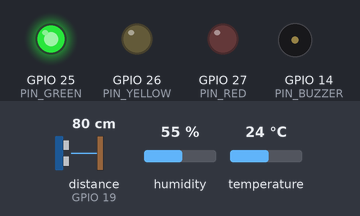
The program below on a simulated ESP32. Parts: output pins drawn as LEDs (lit = HIGH), buzzer (waves = sounding, pin HIGH). Wiring (inferred from the names in the program): ultrasonic range finder: trigger GPIO 18; echo GPIO 19. The test bench sets the inputs (shaded band); at power-on: distance to the obstacle (sensor on GPIO 19) 80 cm, temperature 24 °C, humidity 55 %. The echo pulse lasts 58.3 µs per cm; pins used as bus, display or sensor lines are not drawn; what the program prints to the serial monitor is not drawn.

Above: at 1.7 s.
1.8 s: distance to the obstacle (sensor on GPIO 19) set to 33 cm
3.5 s: distance to the obstacle (sensor on GPIO 19) set to 27 cm
At 6.1 s:
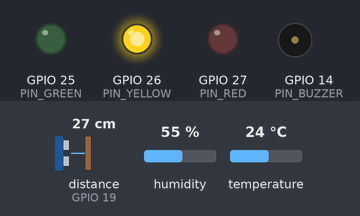
7.0 s: distance to the obstacle (sensor on GPIO 19) set to 4 cm
At 9.2 s:
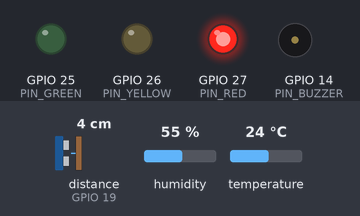
10.5 s: temperature set to 9 °C
14.0 s: distance to the obstacle (sensor on GPIO 19) set to 9 cm
17.5 s: temperature set to 12 °C
Timing chart, 0 to 22.0 s (numbered marks = the images above; inputs shaded):
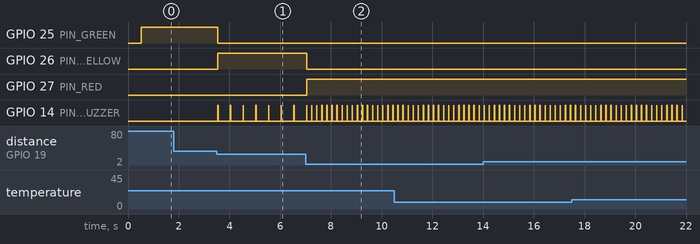

The program:

main.cpp
```cpp
/**
 * =========================================================
 *  Chaleco Inteligente – ESP32 Dev
 * =========================================================
 *  Sensores:
 *    HC-SR04  (ultrasonidos)  TRIG=18  ECHO=19
 *    DHT11    (temp/humedad)  DATA=13
 *    Semáforo LED             VERDE=25  AMARILLO=26  ROJO=27
 *    Buzzer activo THDZ       GPIO14
 *
 *  Lógica de distancia:
 *    > 30 cm  → LED verde  + silencio
 *    10-30 cm → LED amarillo + 2 pitidos/segundo
 *    < 10 cm  → LED rojo  + 5 pitidos/segundo
 *
 *  Por consola (115200 baud) cada 2 s:
 *    Distancia, temperatura y humedad
 * =========================================================
 */

#include <Arduino.h>
#include <DHT.h>

// ── Pines ────────────────────────────────────────────────
#define PIN_GREEN    25
#define PIN_YELLOW   26
#define PIN_RED      27

#define PIN_TRIG     18
#define PIN_ECHO     19

#define PIN_DHT      13
#define DHT_TYPE     DHT11

#define PIN_BUZZER   14

// ── Umbrales de distancia (cm) ────────────────────────────
#define DIST_FAR     30
#define DIST_NEAR    10

// ── Buzzer ────────────────────────────────────────────────
#define BEEP_MS        10   // duración de cada pitido (ms)

// ── Objetos ───────────────────────────────────────────────
DHT dht(PIN_DHT, DHT_TYPE);

// ── Variables globales ────────────────────────────────────
float    g_distance  = 0.0f;
float    g_tempC     = 0.0f;
float    g_humidity  = 0.0f;

unsigned long g_lastDistMs   = 0;
unsigned long g_lastDHTMs    = 0;
unsigned long g_lastBuzzerMs = 0;
bool          g_buzzerOn     = false;

// ── Prototipos ────────────────────────────────────────────
float measureDistance();
void  updateLEDs(float dist);
void  updateBuzzer(float dist);
void  readDHT();
void  printSerial();

// =========================================================
void setup() {
  Serial.begin(115200);
  delay(500);

  // LEDs semáforo
  pinMode(PIN_GREEN,  OUTPUT);
  pinMode(PIN_YELLOW, OUTPUT);
  pinMode(PIN_RED,    OUTPUT);
  digitalWrite(PIN_GREEN,  LOW);
  digitalWrite(PIN_YELLOW, LOW);
  digitalWrite(PIN_RED,    LOW);

  // HC-SR04
  pinMode(PIN_TRIG, OUTPUT);
  pinMode(PIN_ECHO, INPUT);
  digitalWrite(PIN_TRIG, LOW);

  // DHT11
  dht.begin();

  // Buzzer (aseguramos que esté en silencio al inicio)
  pinMode(PIN_BUZZER, OUTPUT);
  digitalWrite(PIN_BUZZER, LOW);

  Serial.println();
  Serial.println(F("==========================================="));
  Serial.println(F("  Chaleco Inteligente – ESP32 iniciado"));
  Serial.println(F("  HC-SR04 | DHT11 | Semaforo | Buzzer activo"));
  Serial.println(F("==========================================="));
}

// =========================================================
void loop() {
  unsigned long now = millis();

  // Medir distancia cada 100 ms
  if (now - g_lastDistMs >= 100UL) {
    g_lastDistMs = now;
    g_distance   = measureDistance();
    updateLEDs(g_distance);
  }

  // Leer DHT11 y publicar por consola cada 2 s
  if (now - g_lastDHTMs >= 2000UL) {
    g_lastDHTMs = now;
    readDHT();
    printSerial();
  }

  // Actualizar buzzer de forma no bloqueante
  updateBuzzer(g_distance);
}

// =========================================================
//  HC-SR04: retorna distancia en cm (999 si fuera de rango)
// =========================================================
float measureDistance() {
  digitalWrite(PIN_TRIG, LOW);
  delayMicroseconds(2);
  digitalWrite(PIN_TRIG, HIGH);
  delayMicroseconds(10);
  digitalWrite(PIN_TRIG, LOW);

  // Timeout ~30 ms equivale a ~5 m máximo
  long duration = pulseIn(PIN_ECHO, HIGH, 30000UL);
  if (duration == 0) return 999.0f;

  return duration * 0.034f / 2.0f;  // cm
}

// =========================================================
//  Semáforo: apaga los tres LEDs y enciende el que corresponda
// =========================================================
void updateLEDs(float dist) {
  digitalWrite(PIN_GREEN,  LOW);
  digitalWrite(PIN_YELLOW, LOW);
  digitalWrite(PIN_RED,    LOW);

  if (dist > DIST_FAR) {
    digitalWrite(PIN_GREEN,  HIGH);
  } else if (dist >= DIST_NEAR) {
    digitalWrite(PIN_YELLOW, HIGH);
  } else {
    digitalWrite(PIN_RED,    HIGH);
  }
}

// =========================================================
//  Buzzer activo – gestión no bloqueante con digitalWrite
//
//  > 30 cm  → silencio
//  10-30 cm → período  500 ms (2 pitidos/s)
//  < 10 cm  → período  200 ms (5 pitidos/s)
// =========================================================
void updateBuzzer(float dist) {
  // Silencio total cuando la distancia es superior a 30 cm
  if (dist > DIST_FAR) {
    if (g_buzzerOn) {
      digitalWrite(PIN_BUZZER, LOW);
      g_buzzerOn = false;
    }
    return;
  }

  unsigned long period = (dist >= DIST_NEAR) ? 500UL : 200UL;
  unsigned long elapsed = millis() - g_lastBuzzerMs;

  if (!g_buzzerOn && elapsed >= period) {
    // Iniciar pitido
    digitalWrite(PIN_BUZZER, HIGH);
    g_buzzerOn     = true;
    g_lastBuzzerMs = millis();
  } else if (g_buzzerOn && elapsed >= BEEP_MS) {
    // Detener pitido
    digitalWrite(PIN_BUZZER, LOW);
    g_buzzerOn = false;
  }
}

// =========================================================
//  DHT11: lee temperatura y humedad (guarda último valor válido)
// =========================================================
void readDHT() {
  float h = dht.readHumidity();
  float t = dht.readTemperature();

  if (!isnan(h)) g_humidity = h;
  if (!isnan(t)) g_tempC    = t;
}

// =========================================================
//  Salida por consola
// =========================================================
void printSerial() {
  const char* estado;
  if (g_distance > DIST_FAR) {
    estado = "VERDE   (> 30 cm)  - sin pitido";
  } else if (g_distance >= DIST_NEAR) {
    estado = "AMARILLO (10-30 cm) - 2 pitidos/s";
  } else {
    estado = "ROJO    (< 10 cm)  - 5 pitidos/s";
  }

  Serial.println(F("-------------------------------------------"));
  Serial.printf( "  Distancia  : %.1f cm\n",   g_distance);
  Serial.printf( "  Temperatura: %.1f °C\n",   g_tempC);
  Serial.printf( "  Humedad    : %.1f %%\n",   g_humidity);
  Serial.printf( "  Semaforo   : %s\n",        estado);
  Serial.println(F("-------------------------------------------"));
}
```

Measured:
- the behaviour switches between 31 and 30 cm on distance to the obstacle (sensor on GPIO 19) (found by bisection; images 0 and 1)
- after the input at 3.5 s, GPIO 25 (PIN_GREEN): HIGH → LOW at once; GPIO 26 (PIN_YELLOW): LOW → HIGH at once; GPIO 14 (PIN_BUZZER): alternates HIGH for 0.01 s and LOW for 0.49 s, starting at once
- after the input at 7.0 s, GPIO 26 (PIN_YELLOW): HIGH → LOW at once; GPIO 27 (PIN_RED): LOW → HIGH at once; GPIO 14 (PIN_BUZZER): alternates HIGH for 0.01 s and LOW for 0.19 s, starting after 0.24 s
